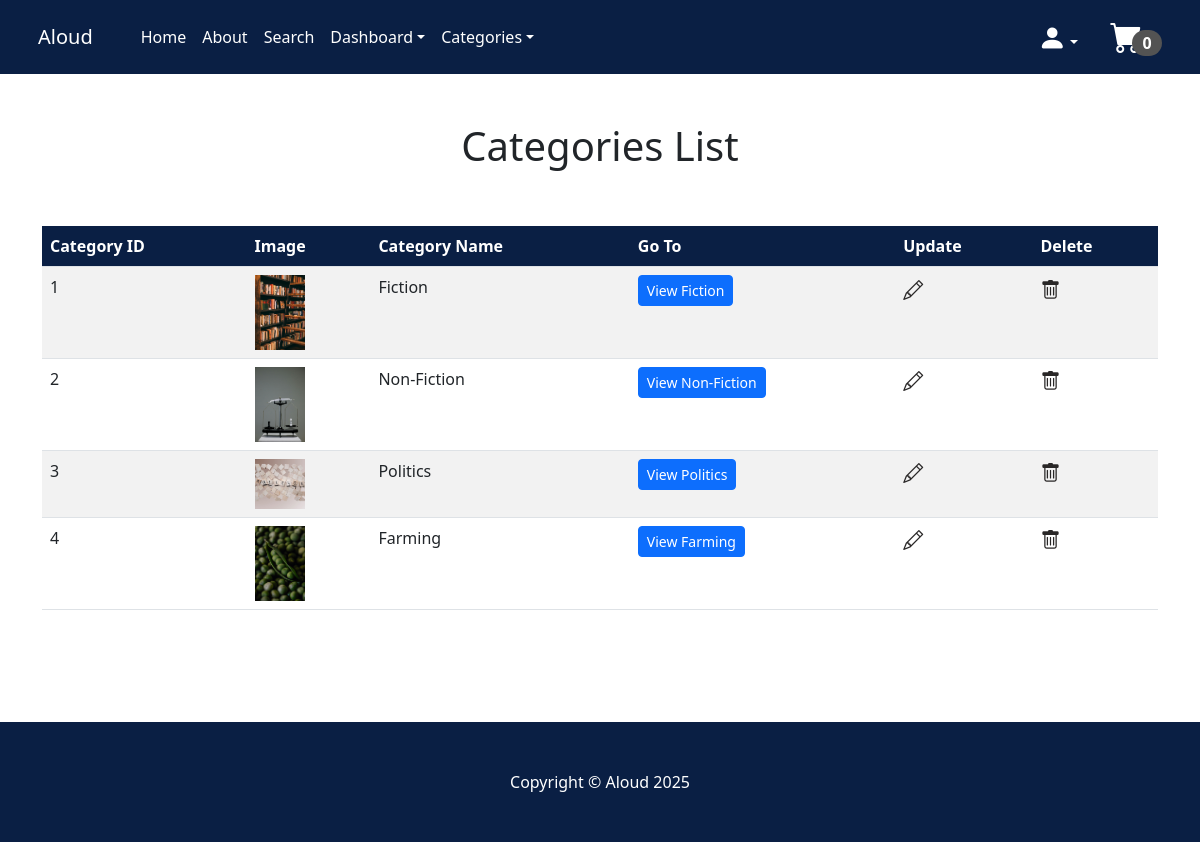
Page /categorylist_dash/ (signed in) on the earlier database version.
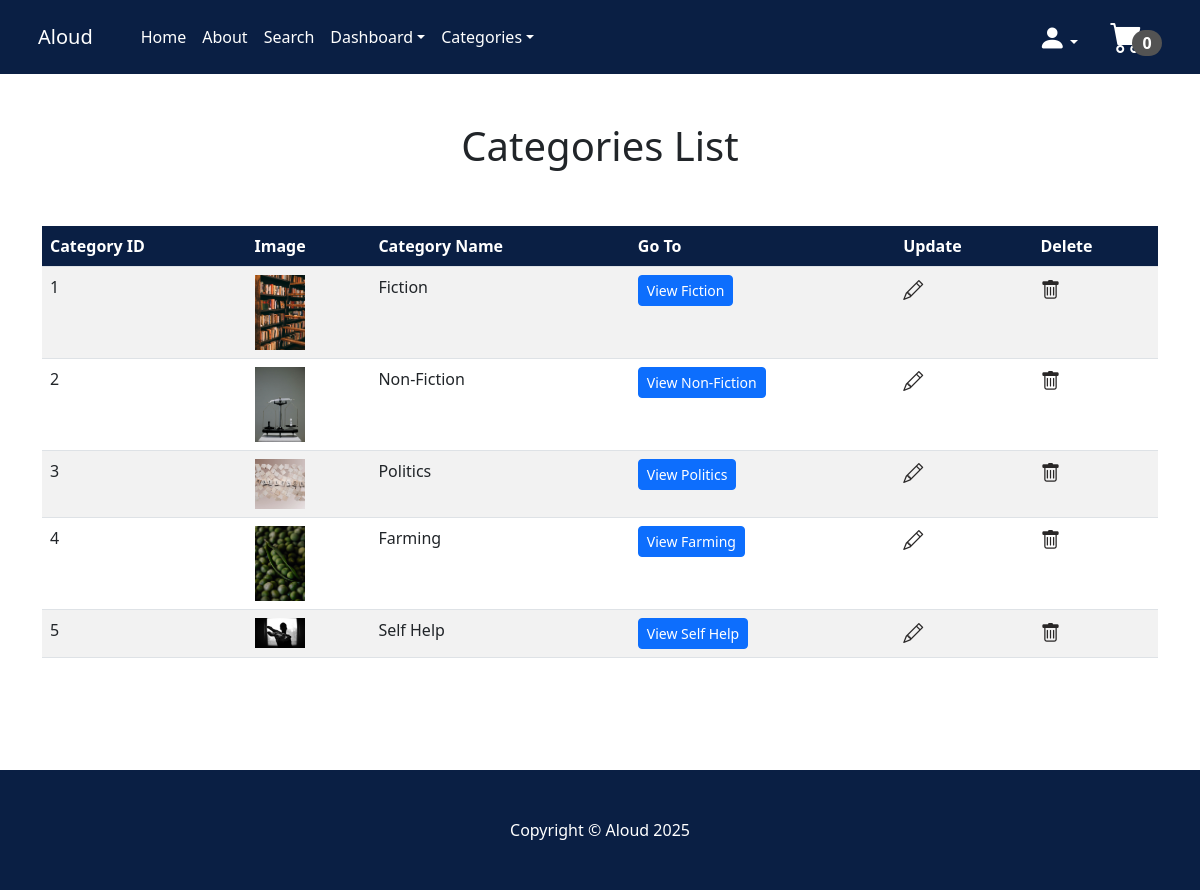
Same page on the later database version.
### store/models.py (models this page shows)
class Category(models.Model):
    name = models.CharField(max_length=50)
    image = models.ImageField(upload_to='uploads/category', default='uploads/category/nonfiction.jpg')
    def __str__(self):
        return self.name
    class Meta:
        verbose_name_plural = 'categories'

### store/views.py (the view)
# urls.py: path('categorylist_dash/', views.categorylist_dash, name='categorylist_dash'),      #To view all the categories in the dashboard
def categorylist_dash(request):
    if request.user.is_authenticated and request.user.is_superuser:
        categories = Category.objects.all()
        return render(request, 'categorylist_dash.html', {'categories': categories})
    else:
        messages.success(request, 'Access denied to this page')
        return redirect('home')

### cart/cart.py (called while the page is built)
    def __len__(self):
        return sum(self.cart.values())

### cart/context_processors.py (called while the page is built)
def cart(request):
    return{'cart':Cart(request)}

### store/context_processors.py (called while the page is built)
def categories_processor(request):
    return {
        'categories': Category.objects.all()
    }

### store/templates/categorylist_dash.html
{% extends 'base.html' %}
{% block content %}
    <div class="container">
        <div class="row">
            <center>
                <div class="col-12">
<br/><br/>
<h1>Categories List</h1>
<br/><br/>
<div>
    <table class="table table table-striped table-hover">
  <thead style="background-color: #0a1f44;">
    <tr style="color: white;">
      <th scope="col">Category ID</th>
      <th scope="col">Image</th>
      <th scope="col">Category Name</th>
      <th scope="col">Go To</th>
      <th scope="col">Update</th>
      <th scope="col">Delete</th>
    </tr>
  </thead>
  <tbody>
    {% for category in categories %}
    <tr>
      <td>{{ category.id }}</td>
      <td><img src="{{ category.image.url }}" alt="Book Image" width="50"></td>
      <td>{{ category.name }}</td>
      <td><a href="{% url 'category_dash' category %}" class="btn btn-primary btn-sm"> View {{category.name}}</a></td>
      <td><a href="#"><i class="bi bi-pencil fs-5" style="color: rgb(41, 39, 39);"></i></a></td>
      <td><a href="{% url 'category_del' category.pk %}"><i class="bi bi-trash fs-5" style="color: rgb(41, 39, 39);"></i></a></td>
    {% endfor %}
  </tbody>
</table>
<br/><br/><br/><br/>
</div>
                </div>
            </center>
        </div>
    </div>
{% endblock %}

Differences in the rows shown:
added Category: id "5", image (picture), name "Self Help"
